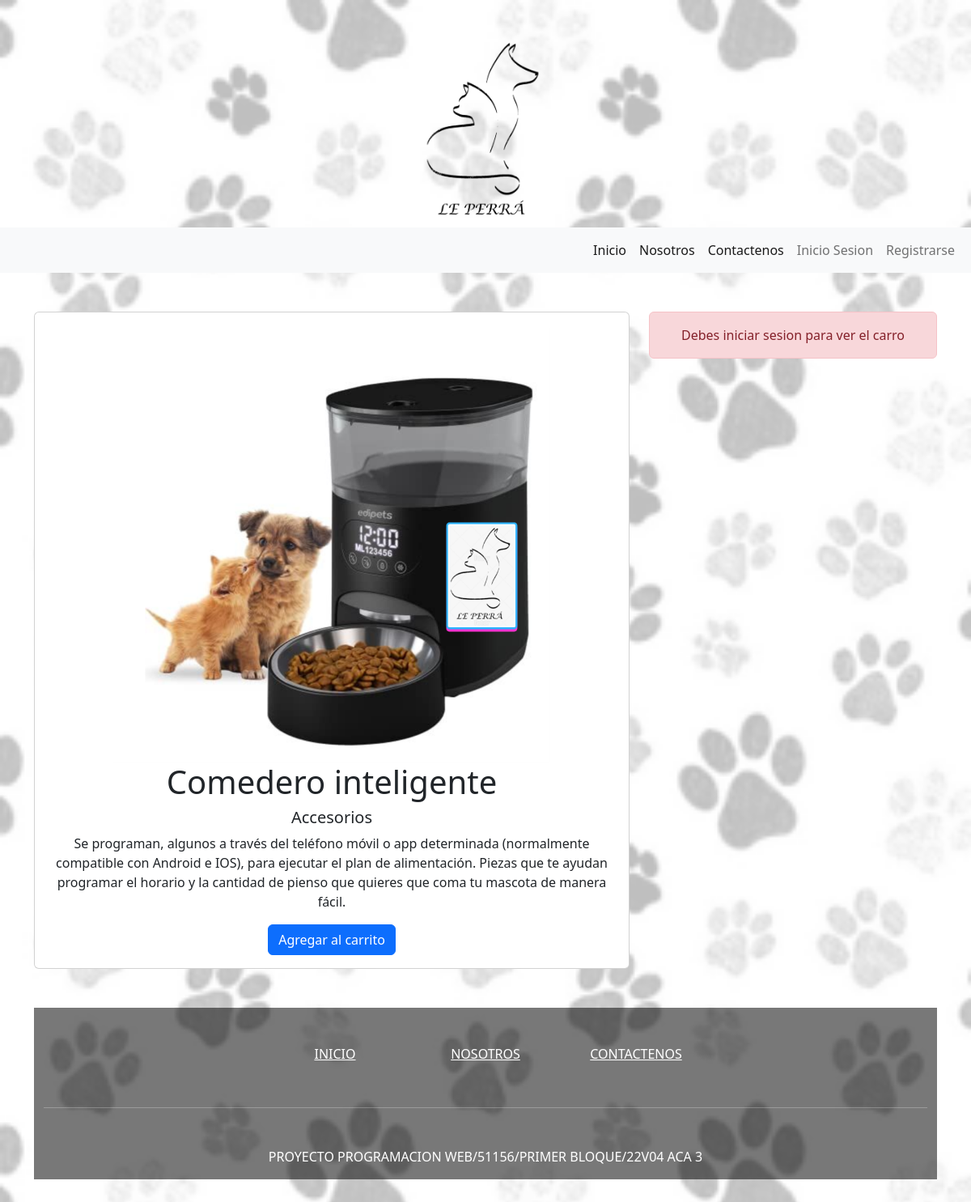
The page /producto/1/ on the database its author committed.
### sitioweb/models.py (models this page shows, shortened)
class Producto(models.Model):
    nombre = models.CharField(max_length=100,)
    descripcion = models.TextField(blank=True)
    imagen = models.ImageField(upload_to="Productos", max_length=250, null=True, blank=True)
    precio = models.IntegerField()
    categoria = models.ForeignKey(Categoria, on_delete=models.CASCADE)
    disponibilidad = models.BooleanField(default=True)
    created = models.DateTimeField(default= timezone.now)
    updated = models.DateTimeField(auto_now = True)

class Categoria(models.Model):
    nombre = models.CharField(max_length=100)
    activo = models.BooleanField(default=True)
    created = models.DateTimeField(default= timezone.now)
    updated = models.DateTimeField(auto_now = True)
    def __str__(self) -> str:
        return self.nombre

### sitioweb/views.py (the view)
# urls.py: path("producto/<int:producto_id>/", views.ver_producto, name='ver_producto' ),
def ver_producto(request, producto_id):
    producto = get_object_or_404(Producto, pk=producto_id)
    return render(request, "producto.html", {"producto": producto,})

### sitioweb/context_processor.py (called while the page is built)
def total_carrito(request):
    total = 0
    if request.user.is_authenticated:
        if "carrito" in request.session.keys():
            for key, value in request.session["carrito"].items():
                total += float(value["precio"]*value["cantidad"])
    else:
        total = "Debes iniciar sesion para ver el carro de compras"
    return {"total_carrito": total}

### sitioweb/templates/producto.html (shortened to what this page needs)
{% extends "plantilla/base.html" %}
{% block contenido %}
<div class="container">
    <div class="row">
        <div class="col-8">
            <div class="card text-center">
                <div class="card-body">
                    <img src="{{producto.imagen.url}}" class="card-img-top" alt="producto" style="max-width: 540px;">
                    <h1 class="card-title text">{{producto.nombre}}</h1>
                    <h5 class="card-title">{{producto.categoria}}</h5>
                    <p class="card-text">{{producto.descripcion}}</p>
                    <a href="{% url 'Add' producto.id %}" class="btn btn-primary">Agregar al carrito</a>
                </div>
            </div>
        </div>
        <div class="col-4">
            {% if user.is_authenticated %}
                {% include "carrito.html" %}
            {% else %}
                <div class="alert alert-danger text-center">Debes iniciar sesion para ver el carro</div>
            {% endif %}
        </div>
    </div>
</div>
{% endblock %}

### static/sitioweb/css/inicio.css (style rules this page uses)
.cuerpo { background-image: url(../img/Fondo_3.png); background-size: cover; background-attachment: fixed; }

### rows shown on the page
Producto: imagen (picture), nombre "Comedero inteligente", categoria "Accesorios", descripcion "Se programan, algunos a través del teléfono móvil o app determinada (normalmente compatible con Android e IOS), para ejecutar el plan de alimentación. Piezas que te ayudan programar el horario y la cantidad de pienso que quieres que coma tu mascota de manera fácil."
